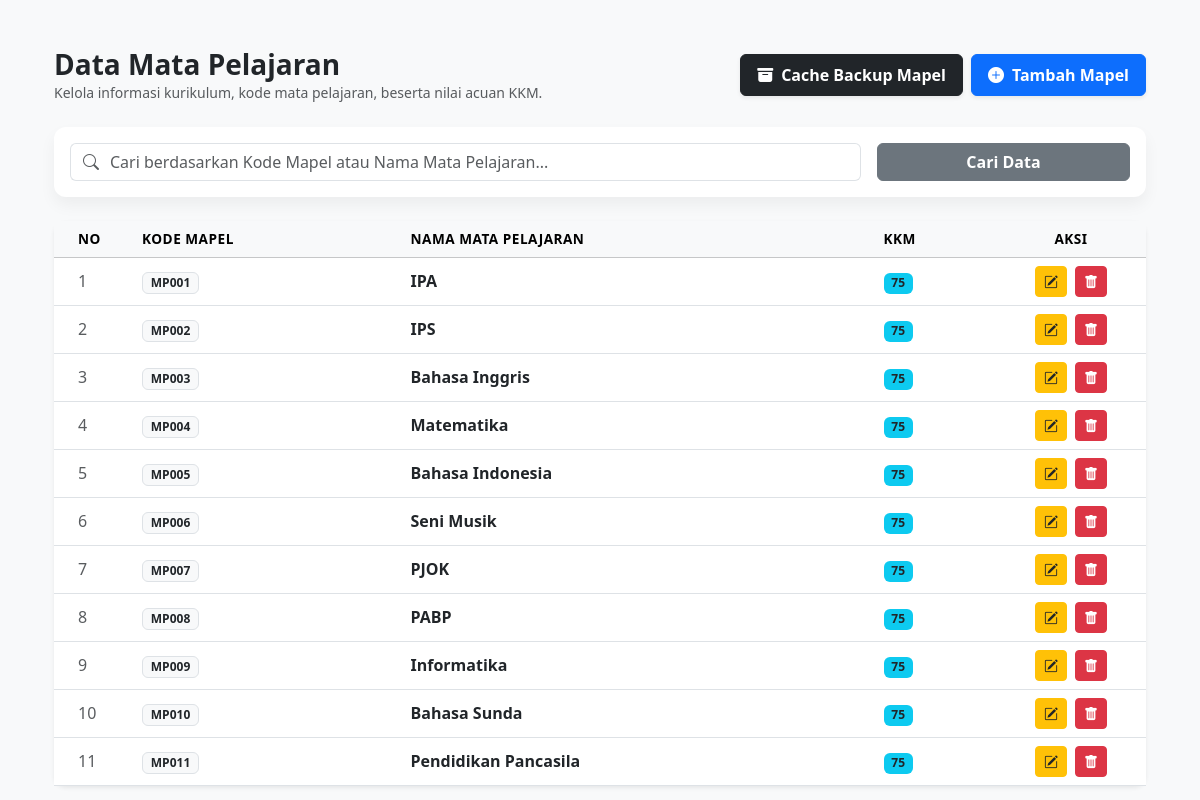
/dashboard_admin/mapel.php (signed in), run on the app's committed database.
### tables this page shows
CREATE TABLE `mapel` (
  `id_mapel` int(11) NOT NULL,
  `kode_mapel` varchar(20) NOT NULL,
  `nama_mapel` varchar(100) NOT NULL,
  `kkm` int(11) DEFAULT 75,
  `deleted` tinyint(1) DEFAULT 0
);

### dashboard_admin/mapel.php (the view, shortened to what this page needs)
<?php
require_once '../koneksi.php';
$next_id_mapel = "MP001";
$query_id = mysqli_query($conn, "SELECT kode_mapel FROM mapel ORDER BY id_mapel DESC LIMIT 1");
if ($query_id && mysqli_num_rows($query_id) > 0) {
    $data_id = mysqli_fetch_assoc($query_id);
    $last_kode = $data_id['kode_mapel'];
    $urutan = (int) substr($last_kode, 2);
    $urutan++;
    $next_id_mapel = "MP" . sprintf("%03s", $urutan);
}
?>
<!DOCTYPE html>
<html lang="id">
<head>
    <link href="https://cdn.jsdelivr.net/npm/bootstrap@5.3.3/dist/css/bootstrap.min.css" rel="stylesheet">
    <link rel="stylesheet" href="https://cdn.jsdelivr.net/npm/bootstrap-icons@1.11.3/font/bootstrap-icons.min.css">
</head>
<body>
<div class="container px-4 mt-5">
    <div class="d-flex justify-content-between align-items-center mb-4">
        <div>
            <h3 class="fw-bold text-dark m-0">Data Mata Pelajaran</h3>
            <p class="text-muted small m-0">Kelola informasi kurikulum, kode mata pelajaran, beserta nilai acuan KKM.</p>
        </div>
        <div class="d-flex gap-2">
            <button type="button" class="btn btn-dark d-flex align-items-center gap-2 px-3 py-2 fw-semibold shadow-sm" data-bs-toggle="modal" data-bs-target="#modalCache">
                <i class="bi bi-archive-fill"></i> Cache Backup Mapel
            </button>
            <button type="button" class="btn btn-primary d-flex align-items-center gap-2 px-3 py-2 fw-semibold shadow-sm" data-bs-toggle="modal" data-bs-target="#modalMapel" onclick="prepareTambahForm('<?= $next_id_mapel ?>')">
                <i class="bi bi-plus-circle-fill"></i> Tambah Mapel
            </button>
        </div>
    </div>
    <div class="card mb-4">
        <div class="card-body py-3">
            <form method="GET" action="dashboard.php" class="row g-3 align-items-center">
                <div class="col-md-9">
                    <div class="input-group">
                        <span class="input-group-text bg-white border-end-0"><i class="bi bi-search text-muted"></i></span>
                        <input type="text" name="search" id="search_input" class="form-control border-start-0 ps-0" placeholder="Cari berdasarkan Kode Mapel atau Nama Mata Pelajaran..." value="<?= isset($_GET['search']) ? htmlspecialchars($_GET['search']) : '' ?>">
                    </div>
                </div>
                <div class="col-md-3">
                    <button type="submit" class="btn btn-secondary w-100 fw-semibold">Cari Data</button>
                </div>
            </form>
        </div>
    </div>
    <div class="card shadow-sm">
        <div class="card-body p-0">
            <div class="table-responsive">
                <table class="table table-hover align-middle mb-0">
                    <thead class="table-light text-nowrap">
                        <tr>
                            <th style="width: 80px;" class="ps-4">No</th>
                            <th>Kode Mapel</th>
                            <th>Nama Mata Pelajaran</th>
                            <th>KKM</th>
                            <th class="text-center" style="width: 150px;">Aksi</th>
                        </tr>
                    </thead>
                    <tbody>
                        <?php
                        $sql = "SELECT * FROM mapel WHERE deleted = 0";
                        $sql .= " ORDER BY kode_mapel ASC";
                        $result = mysqli_query($conn, $sql);
                        if ($result && mysqli_num_rows($result) > 0) {
                            $no = 1;
                            while ($row = mysqli_fetch_assoc($result)) { ?>
                                <tr>
                                    <td class="ps-4 text-muted"><?= $no++ ?></td>
                                    <td><span class="badge bg-light text-dark border fw-bold"><?= htmlspecialchars($row['kode_mapel']) ?></span></td>
                                    <td class="fw-semibold text-dark"><?= htmlspecialchars($row['nama_mapel']) ?></td>
                                    <td><span class="badge bg-info text-dark fw-bold"><?= $row['kkm'] ?></span></td>
                                    <td class="text-center text-nowrap">
                                        <button class="btn btn-sm btn-warning text-dark me-1" data-bs-toggle="modal" data-bs-target="#modalMapel" onclick='prepareEditForm(<?= json_encode($row) ?>)'><i class="bi bi-pencil-square"></i></button>
                                        <a href="proses_mapel.php?action=soft_delete&id=<?= $row['id_mapel'] ?>" class="btn btn-sm btn-danger" onclick="return confirm('Apakah Anda yakin ingin memindahkan mata pelajaran ini ke Cache Backup?')"><i class="bi bi-trash-fill"></i></a>
                                    </td>
                                </tr>
                            <?php }
                        } else {
                            echo '<tr><td colspan="5" class="text-center py-4 text-muted"><i class="bi bi-folder-x fs-2 d-block mb-2"></i> Belum ada data mata pelajaran aktif.</td></tr>';
                        }
                        ?>
                    </tbody>
                </table>
            </div>
        </div>
    </div>
</div>
</body>
</html>

### dashboard_admin/mapel.php (style rules this page uses)
body { background-color: #f8f9fa; font-family: 'Segoe UI', Roboto, sans-serif; }
.card { border: none; box-shadow: 0 0.5rem 1rem rgba(0, 0, 0, 0.05); border-radius: 0.75rem; }
.table th { font-weight: 600; font-size: 0.85rem; text-transform: uppercase; letter-spacing: 0.5px; }

### data on the page
mapel: kode_mapel "MP001", nama_mapel "IPA", kkm "75"
mapel: kode_mapel "MP002", nama_mapel "IPS", kkm "75"
mapel: kode_mapel "MP003", nama_mapel "Bahasa Inggris", kkm "75"
mapel: kode_mapel "MP004", nama_mapel "Matematika", kkm "75"
mapel: kode_mapel "MP005", nama_mapel "Bahasa Indonesia", kkm "75"
mapel: kode_mapel "MP006", nama_mapel "Seni Musik", kkm "75"
mapel: kode_mapel "MP007", nama_mapel "PJOK", kkm "75"
mapel: kode_mapel "MP008", nama_mapel "PABP", kkm "75"
mapel: kode_mapel "MP009", nama_mapel "Informatika", kkm "75"
mapel: kode_mapel "MP010", nama_mapel "Bahasa Sunda", kkm "75"
mapel: kode_mapel "MP011", nama_mapel "Pendidikan Pancasila", kkm "75"
